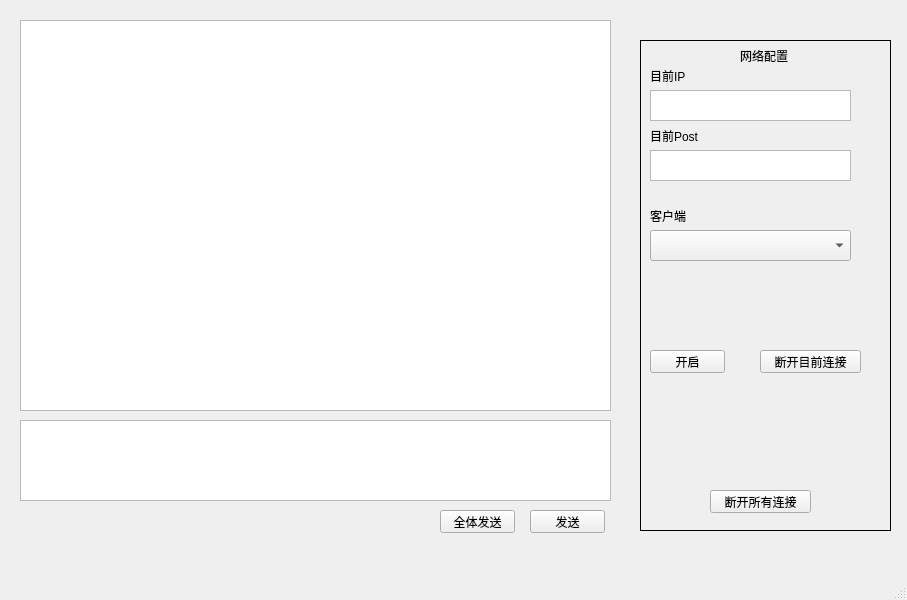
<?xml version="1.0" encoding="UTF-8"?>
<ui version="4.0">
 <class>MainWindow</class>
 <widget class="QMainWindow" name="MainWindow">
  <property name="geometry">
   <rect>
    <x>0</x>
    <y>0</y>
    <width>907</width>
    <height>600</height>
   </rect>
  </property>
  <property name="windowTitle">
   <string>MainWindow</string>
  </property>
  <widget class="QWidget" name="centralwidget">
   <widget class="QTextEdit" name="receiveText">
    <property name="geometry">
     <rect>
      <x>20</x>
      <y>20</y>
      <width>591</width>
      <height>391</height>
     </rect>
    </property>
   </widget>
   <widget class="QTextEdit" name="sendText">
    <property name="geometry">
     <rect>
      <x>20</x>
      <y>420</y>
      <width>591</width>
      <height>81</height>
     </rect>
    </property>
   </widget>
   <widget class="QLabel" name="interSetting">
    <property name="geometry">
     <rect>
      <x>640</x>
      <y>40</y>
      <width>251</width>
      <height>491</height>
     </rect>
    </property>
    <property name="styleSheet">
     <string notr="true">border-color: rgb(0, 0, 0);
border-width: 1;
border-style: solid;</string>
    </property>
    <property name="text">
     <string/>
    </property>
   </widget>
   <widget class="QLabel" name="interText">
    <property name="geometry">
     <rect>
      <x>740</x>
      <y>50</y>
      <width>54</width>
      <height>12</height>
     </rect>
    </property>
    <property name="text">
     <string>网络配置</string>
    </property>
   </widget>
   <widget class="QLabel" name="hostIP">
    <property name="geometry">
     <rect>
      <x>650</x>
      <y>70</y>
      <width>54</width>
      <height>12</height>
     </rect>
    </property>
    <property name="text">
     <string>目前IP</string>
    </property>
   </widget>
   <widget class="QTextEdit" name="hostIPText">
    <property name="geometry">
     <rect>
      <x>650</x>
      <y>90</y>
      <width>201</width>
      <height>31</height>
     </rect>
    </property>
    <property name="readOnly">
     <bool>true</bool>
    </property>
   </widget>
   <widget class="QLabel" name="hostPost">
    <property name="geometry">
     <rect>
      <x>650</x>
      <y>130</y>
      <width>54</width>
      <height>12</height>
     </rect>
    </property>
    <property name="text">
     <string>目前Post</string>
    </property>
   </widget>
   <widget class="QTextEdit" name="hostPostText">
    <property name="geometry">
     <rect>
      <x>650</x>
      <y>150</y>
      <width>201</width>
      <height>31</height>
     </rect>
    </property>
    <property name="readOnly">
     <bool>false</bool>
    </property>
   </widget>
   <widget class="QPushButton" name="sendButton">
    <property name="geometry">
     <rect>
      <x>530</x>
      <y>510</y>
      <width>75</width>
      <height>23</height>
     </rect>
    </property>
    <property name="text">
     <string>发送</string>
    </property>
   </widget>
   <widget class="QPushButton" name="startButton">
    <property name="geometry">
     <rect>
      <x>650</x>
      <y>350</y>
      <width>75</width>
      <height>23</height>
     </rect>
    </property>
    <property name="text">
     <string>开启</string>
    </property>
   </widget>
   <widget class="QComboBox" name="cbxConnection">
    <property name="geometry">
     <rect>
      <x>650</x>
      <y>230</y>
      <width>201</width>
      <height>31</height>
     </rect>
    </property>
   </widget>
   <widget class="QLabel" name="clientT">
    <property name="geometry">
     <rect>
      <x>650</x>
      <y>210</y>
      <width>54</width>
      <height>12</height>
     </rect>
    </property>
    <property name="text">
     <string>客户端</string>
    </property>
   </widget>
   <widget class="QPushButton" name="closeConnectButton">
    <property name="geometry">
     <rect>
      <x>710</x>
      <y>490</y>
      <width>101</width>
      <height>23</height>
     </rect>
    </property>
    <property name="text">
     <string>断开所有连接</string>
    </property>
   </widget>
   <widget class="QPushButton" name="closeNowConnectButton">
    <property name="geometry">
     <rect>
      <x>760</x>
      <y>350</y>
      <width>101</width>
      <height>23</height>
     </rect>
    </property>
    <property name="text">
     <string>断开目前连接</string>
    </property>
   </widget>
   <widget class="QPushButton" name="allSendButton">
    <property name="geometry">
     <rect>
      <x>440</x>
      <y>510</y>
      <width>75</width>
      <height>23</height>
     </rect>
    </property>
    <property name="text">
     <string>全体发送</string>
    </property>
   </widget>
  </widget>
  <widget class="QMenuBar" name="menubar">
   <property name="geometry">
    <rect>
     <x>0</x>
     <y>0</y>
     <width>907</width>
     <height>23</height>
    </rect>
   </property>
  </widget>
  <widget class="QStatusBar" name="statusbar"/>
 </widget>
 <resources/>
 <connections/>
</ui>
